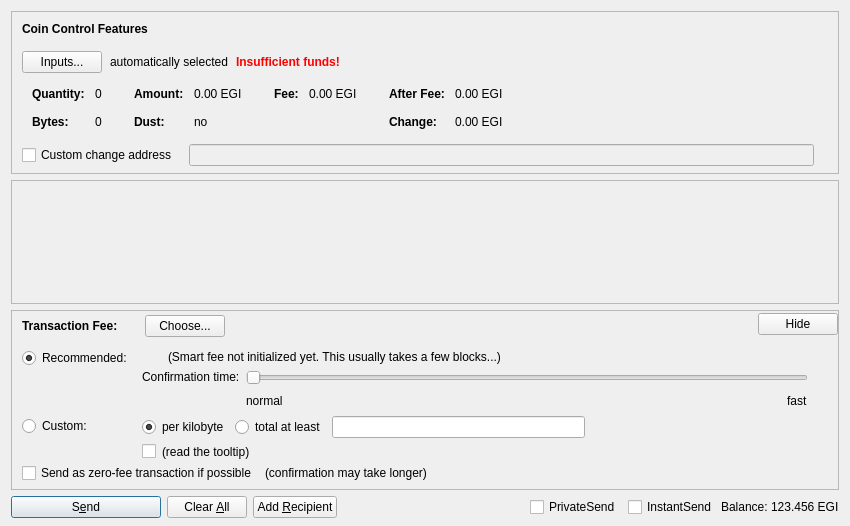
<?xml version="1.0" encoding="UTF-8"?>
<ui version="4.0">
 <class>SendCoinsDialog</class>
 <widget class="QDialog" name="SendCoinsDialog">
  <property name="geometry">
   <rect>
    <x>0</x>
    <y>0</y>
    <width>850</width>
    <height>526</height>
   </rect>
  </property>
  <property name="windowTitle">
   <string>Send Coins</string>
  </property>
  <layout class="QVBoxLayout" name="verticalLayout" stretch="0,1,0,0">
   <property name="bottomMargin">
    <number>8</number>
   </property>
   <item>
    <widget class="QFrame" name="frameCoinControl">
     <property name="sizePolicy">
      <sizepolicy hsizetype="Expanding" vsizetype="Expanding">
       <horstretch>0</horstretch>
       <verstretch>0</verstretch>
      </sizepolicy>
     </property>
     <property name="maximumSize">
      <size>
       <width>16777215</width>
       <height>16777215</height>
      </size>
     </property>
     <property name="frameShape">
      <enum>QFrame::StyledPanel</enum>
     </property>
     <property name="frameShadow">
      <enum>QFrame::Sunken</enum>
     </property>
     <layout class="QVBoxLayout" name="verticalLayoutCoinControl2">
      <property name="spacing">
       <number>0</number>
      </property>
      <property name="leftMargin">
       <number>0</number>
      </property>
      <property name="topMargin">
       <number>0</number>
      </property>
      <property name="rightMargin">
       <number>0</number>
      </property>
      <property name="bottomMargin">
       <number>6</number>
      </property>
      <item>
       <layout class="QVBoxLayout" name="verticalLayoutCoinControl" stretch="0,0,0,0,1">
        <property name="spacing">
         <number>0</number>
        </property>
        <property name="leftMargin">
         <number>10</number>
        </property>
        <property name="topMargin">
         <number>10</number>
        </property>
        <item>
         <layout class="QHBoxLayout" name="horizontalLayoutCoinControl1">
          <property name="bottomMargin">
           <number>15</number>
          </property>
          <item>
           <widget class="QLabel" name="labelCoinControlFeatures">
            <property name="sizePolicy">
             <sizepolicy hsizetype="Preferred" vsizetype="Maximum">
              <horstretch>0</horstretch>
              <verstretch>0</verstretch>
             </sizepolicy>
            </property>
            <property name="font">
             <font>
              <weight>75</weight>
              <bold>true</bold>
             </font>
            </property>
            <property name="styleSheet">
             <string notr="true">font-weight:bold;</string>
            </property>
            <property name="text">
             <string>Coin Control Features</string>
            </property>
           </widget>
          </item>
         </layout>
        </item>
        <item>
         <layout class="QHBoxLayout" name="horizontalLayoutCoinControl2" stretch="0,0,0,0">
          <property name="spacing">
           <number>8</number>
          </property>
          <property name="bottomMargin">
           <number>10</number>
          </property>
          <item>
           <widget class="QPushButton" name="pushButtonCoinControl">
            <property name="styleSheet">
             <string notr="true"/>
            </property>
            <property name="text">
             <string>Inputs...</string>
            </property>
            <property name="autoDefault">
             <bool>false</bool>
            </property>
           </widget>
          </item>
          <item>
           <widget class="QLabel" name="labelCoinControlAutomaticallySelected">
            <property name="text">
             <string>automatically selected</string>
            </property>
            <property name="margin">
             <number>5</number>
            </property>
           </widget>
          </item>
          <item>
           <widget class="QLabel" name="labelCoinControlInsuffFunds">
            <property name="font">
             <font>
              <weight>75</weight>
              <bold>true</bold>
             </font>
            </property>
            <property name="styleSheet">
             <string notr="true">color:red;font-weight:bold;</string>
            </property>
            <property name="text">
             <string>Insufficient funds!</string>
            </property>
            <property name="margin">
             <number>5</number>
            </property>
           </widget>
          </item>
          <item>
           <spacer name="horizontalSpacerCoinControl">
            <property name="orientation">
             <enum>Qt::Horizontal</enum>
            </property>
            <property name="sizeHint" stdset="0">
             <size>
              <width>40</width>
              <height>1</height>
             </size>
            </property>
           </spacer>
          </item>
         </layout>
        </item>
        <item>
         <widget class="QWidget" name="widgetCoinControl" native="true">
          <property name="sizePolicy">
           <sizepolicy hsizetype="Preferred" vsizetype="Preferred">
            <horstretch>0</horstretch>
            <verstretch>0</verstretch>
           </sizepolicy>
          </property>
          <property name="minimumSize">
           <size>
            <width>0</width>
            <height>0</height>
           </size>
          </property>
          <property name="styleSheet">
           <string notr="true"/>
          </property>
          <layout class="QHBoxLayout" name="horizontalLayoutCoinControl5">
           <property name="leftMargin">
            <number>0</number>
           </property>
           <property name="topMargin">
            <number>0</number>
           </property>
           <property name="rightMargin">
            <number>0</number>
           </property>
           <property name="bottomMargin">
            <number>0</number>
           </property>
           <item>
            <layout class="QHBoxLayout" name="horizontalLayoutCoinControl3" stretch="0,0,0,1">
             <property name="spacing">
              <number>20</number>
             </property>
             <property name="topMargin">
              <number>0</number>
             </property>
             <property name="bottomMargin">
              <number>10</number>
             </property>
             <item>
              <layout class="QFormLayout" name="formLayoutCoinControl1">
               <property name="horizontalSpacing">
                <number>10</number>
               </property>
               <property name="verticalSpacing">
                <number>14</number>
               </property>
               <property name="leftMargin">
                <number>10</number>
               </property>
               <property name="topMargin">
                <number>4</number>
               </property>
               <property name="rightMargin">
                <number>6</number>
               </property>
               <item row="0" column="0">
                <widget class="QLabel" name="labelCoinControlQuantityText">
                 <property name="font">
                  <font>
                   <weight>75</weight>
                   <bold>true</bold>
                  </font>
                 </property>
                 <property name="text">
                  <string>Quantity:</string>
                 </property>
                 <property name="margin">
                  <number>0</number>
                 </property>
                </widget>
               </item>
               <item row="0" column="1">
                <widget class="QLabel" name="labelCoinControlQuantity">
                 <property name="cursor">
                  <cursorShape>IBeamCursor</cursorShape>
                 </property>
                 <property name="contextMenuPolicy">
                  <enum>Qt::ActionsContextMenu</enum>
                 </property>
                 <property name="text">
                  <string notr="true">0</string>
                 </property>
                 <property name="margin">
                  <number>0</number>
                 </property>
                 <property name="textInteractionFlags">
                  <set>Qt::LinksAccessibleByMouse|Qt::TextSelectableByKeyboard|Qt::TextSelectableByMouse</set>
                 </property>
                </widget>
               </item>
               <item row="1" column="0">
                <widget class="QLabel" name="labelCoinControlBytesText">
                 <property name="font">
                  <font>
                   <weight>75</weight>
                   <bold>true</bold>
                  </font>
                 </property>
                 <property name="text">
                  <string>Bytes:</string>
                 </property>
                </widget>
               </item>
               <item row="1" column="1">
                <widget class="QLabel" name="labelCoinControlBytes">
                 <property name="cursor">
                  <cursorShape>IBeamCursor</cursorShape>
                 </property>
                 <property name="contextMenuPolicy">
                  <enum>Qt::ActionsContextMenu</enum>
                 </property>
                 <property name="text">
                  <string notr="true">0</string>
                 </property>
                 <property name="textInteractionFlags">
                  <set>Qt::LinksAccessibleByMouse|Qt::TextSelectableByKeyboard|Qt::TextSelectableByMouse</set>
                 </property>
                </widget>
               </item>
              </layout>
             </item>
             <item>
              <layout class="QFormLayout" name="formLayoutCoinControl2">
               <property name="horizontalSpacing">
                <number>10</number>
               </property>
               <property name="verticalSpacing">
                <number>14</number>
               </property>
               <property name="leftMargin">
                <number>6</number>
               </property>
               <property name="topMargin">
                <number>4</number>
               </property>
               <property name="rightMargin">
                <number>6</number>
               </property>
               <item row="0" column="0">
                <widget class="QLabel" name="labelCoinControlAmountText">
                 <property name="font">
                  <font>
                   <weight>75</weight>
                   <bold>true</bold>
                  </font>
                 </property>
                 <property name="text">
                  <string>Amount:</string>
                 </property>
                 <property name="margin">
                  <number>0</number>
                 </property>
                </widget>
               </item>
               <item row="0" column="1">
                <widget class="QLabel" name="labelCoinControlAmount">
                 <property name="cursor">
                  <cursorShape>IBeamCursor</cursorShape>
                 </property>
                 <property name="contextMenuPolicy">
                  <enum>Qt::ActionsContextMenu</enum>
                 </property>
                 <property name="text">
                  <string notr="true">0.00 EGI</string>
                 </property>
                 <property name="textInteractionFlags">
                  <set>Qt::LinksAccessibleByMouse|Qt::TextSelectableByKeyboard|Qt::TextSelectableByMouse</set>
                 </property>
                </widget>
               </item>
               <item row="1" column="0">
                <widget class="QLabel" name="labelCoinControlLowOutputText">
                 <property name="font">
                  <font>
                   <weight>75</weight>
                   <bold>true</bold>
                  </font>
                 </property>
                 <property name="text">
                  <string>Dust:</string>
                 </property>
                </widget>
               </item>
               <item row="1" column="1">
                <widget class="QLabel" name="labelCoinControlLowOutput">
                 <property name="cursor">
                  <cursorShape>IBeamCursor</cursorShape>
                 </property>
                 <property name="contextMenuPolicy">
                  <enum>Qt::ActionsContextMenu</enum>
                 </property>
                 <property name="text">
                  <string notr="true">no</string>
                 </property>
                 <property name="textInteractionFlags">
                  <set>Qt::LinksAccessibleByMouse|Qt::TextSelectableByKeyboard|Qt::TextSelectableByMouse</set>
                 </property>
                </widget>
               </item>
              </layout>
             </item>
             <item>
              <layout class="QFormLayout" name="formLayoutCoinControl3">
               <property name="horizontalSpacing">
                <number>10</number>
               </property>
               <property name="verticalSpacing">
                <number>14</number>
               </property>
               <property name="leftMargin">
                <number>6</number>
               </property>
               <property name="topMargin">
                <number>4</number>
               </property>
               <property name="rightMargin">
                <number>6</number>
               </property>
               <item row="0" column="0">
                <widget class="QLabel" name="labelCoinControlFeeText">
                 <property name="font">
                  <font>
                   <weight>75</weight>
                   <bold>true</bold>
                  </font>
                 </property>
                 <property name="text">
                  <string>Fee:</string>
                 </property>
                 <property name="margin">
                  <number>0</number>
                 </property>
                </widget>
               </item>
               <item row="0" column="1">
                <widget class="QLabel" name="labelCoinControlFee">
                 <property name="cursor">
                  <cursorShape>IBeamCursor</cursorShape>
                 </property>
                 <property name="contextMenuPolicy">
                  <enum>Qt::ActionsContextMenu</enum>
                 </property>
                 <property name="text">
                  <string notr="true">0.00 EGI</string>
                 </property>
                 <property name="textInteractionFlags">
                  <set>Qt::LinksAccessibleByMouse|Qt::TextSelectableByKeyboard|Qt::TextSelectableByMouse</set>
                 </property>
                </widget>
               </item>
             </layout>
             </item>
             <item>
              <layout class="QFormLayout" name="formLayoutCoinControl4">
               <property name="horizontalSpacing">
                <number>10</number>
               </property>
               <property name="verticalSpacing">
                <number>14</number>
               </property>
               <property name="leftMargin">
                <number>6</number>
               </property>
               <property name="topMargin">
                <number>4</number>
               </property>
               <property name="rightMargin">
                <number>6</number>
               </property>
               <item row="0" column="0">
                <widget class="QLabel" name="labelCoinControlAfterFeeText">
                 <property name="font">
                  <font>
                   <weight>75</weight>
                   <bold>true</bold>
                  </font>
                 </property>
                 <property name="text">
                  <string>After Fee:</string>
                 </property>
                 <property name="margin">
                  <number>0</number>
                 </property>
                </widget>
               </item>
               <item row="0" column="1">
                <widget class="QLabel" name="labelCoinControlAfterFee">
                 <property name="cursor">
                  <cursorShape>IBeamCursor</cursorShape>
                 </property>
                 <property name="contextMenuPolicy">
                  <enum>Qt::ActionsContextMenu</enum>
                 </property>
                 <property name="text">
                  <string notr="true">0.00 EGI</string>
                 </property>
                 <property name="textInteractionFlags">
                  <set>Qt::LinksAccessibleByMouse|Qt::TextSelectableByKeyboard|Qt::TextSelectableByMouse</set>
                 </property>
                </widget>
               </item>
               <item row="1" column="0">
                <widget class="QLabel" name="labelCoinControlChangeText">
                 <property name="font">
                  <font>
                   <weight>75</weight>
                   <bold>true</bold>
                  </font>
                 </property>
                 <property name="text">
                  <string>Change:</string>
                 </property>
                </widget>
               </item>
               <item row="1" column="1">
                <widget class="QLabel" name="labelCoinControlChange">
                 <property name="cursor">
                  <cursorShape>IBeamCursor</cursorShape>
                 </property>
                 <property name="contextMenuPolicy">
                  <enum>Qt::ActionsContextMenu</enum>
                 </property>
                 <property name="text">
                  <string notr="true">0.00 EGI</string>
                 </property>
                 <property name="textInteractionFlags">
                  <set>Qt::LinksAccessibleByMouse|Qt::TextSelectableByKeyboard|Qt::TextSelectableByMouse</set>
                 </property>
                </widget>
               </item>
              </layout>
             </item>
            </layout>
           </item>
          </layout>
         </widget>
        </item>
        <item>
         <layout class="QHBoxLayout" name="horizontalLayoutCoinControl4" stretch="0,0,0">
          <property name="spacing">
           <number>12</number>
          </property>
          <property name="sizeConstraint">
           <enum>QLayout::SetDefaultConstraint</enum>
          </property>
          <property name="topMargin">
           <number>5</number>
          </property>
          <property name="rightMargin">
           <number>5</number>
          </property>
          <item>
           <widget class="QCheckBox" name="checkBoxCoinControlChange">
            <property name="toolTip">
             <string>If this is activated, but the change address is empty or invalid, change will be sent to a newly generated address.</string>
            </property>
            <property name="text">
             <string>Custom change address</string>
            </property>
           </widget>
          </item>
          <item>
           <widget class="QValidatedLineEdit" name="lineEditCoinControlChange">
            <property name="enabled">
             <bool>false</bool>
            </property>
            <property name="sizePolicy">
             <sizepolicy hsizetype="Expanding" vsizetype="Fixed">
              <horstretch>0</horstretch>
              <verstretch>0</verstretch>
             </sizepolicy>
            </property>
           </widget>
          </item>
          <item>
           <widget class="QLabel" name="labelCoinControlChangeLabel">
            <property name="sizePolicy">
             <sizepolicy hsizetype="Preferred" vsizetype="Expanding">
              <horstretch>0</horstretch>
              <verstretch>0</verstretch>
             </sizepolicy>
            </property>
            <property name="minimumSize">
             <size>
              <width>0</width>
              <height>0</height>
             </size>
            </property>
            <property name="text">
             <string/>
            </property>
            <property name="margin">
             <number>3</number>
            </property>
           </widget>
          </item>
         </layout>
        </item>
        <item>
         <spacer name="verticalSpacerCoinControl">
          <property name="orientation">
           <enum>Qt::Vertical</enum>
          </property>
          <property name="sizeHint" stdset="0">
           <size>
            <width>800</width>
            <height>1</height>
           </size>
          </property>
         </spacer>
        </item>
       </layout>
      </item>
     </layout>
    </widget>
   </item>
   <item>
    <widget class="QScrollArea" name="scrollArea">
     <property name="widgetResizable">
      <bool>true</bool>
     </property>
     <widget class="QWidget" name="scrollAreaWidgetContents">
      <property name="geometry">
       <rect>
        <x>0</x>
        <y>0</y>
        <width>830</width>
        <height>69</height>
       </rect>
      </property>
      <layout class="QVBoxLayout" name="verticalLayout_2" stretch="0,1">
       <property name="leftMargin">
        <number>0</number>
       </property>
       <property name="topMargin">
        <number>0</number>
       </property>
       <property name="rightMargin">
        <number>0</number>
       </property>
       <property name="bottomMargin">
        <number>0</number>
       </property>
       <item>
        <layout class="QVBoxLayout" name="entries">
         <property name="spacing">
          <number>6</number>
         </property>
        </layout>
       </item>
       <item>
        <spacer name="verticalSpacer">
         <property name="orientation">
          <enum>Qt::Vertical</enum>
         </property>
         <property name="sizeHint" stdset="0">
          <size>
           <width>20</width>
           <height>40</height>
          </size>
         </property>
        </spacer>
       </item>
      </layout>
     </widget>
    </widget>
   </item>
   <item>
    <widget class="QFrame" name="frameFee">
     <property name="sizePolicy">
      <sizepolicy hsizetype="Expanding" vsizetype="Expanding">
       <horstretch>0</horstretch>
       <verstretch>0</verstretch>
      </sizepolicy>
     </property>
     <property name="maximumSize">
      <size>
       <width>16777215</width>
       <height>16777215</height>
      </size>
     </property>
     <property name="frameShape">
      <enum>QFrame::StyledPanel</enum>
     </property>
     <property name="frameShadow">
      <enum>QFrame::Sunken</enum>
     </property>
     <layout class="QVBoxLayout" name="verticalLayoutFee1">
      <property name="spacing">
       <number>0</number>
      </property>
      <property name="leftMargin">
       <number>0</number>
      </property>
      <property name="topMargin">
       <number>0</number>
      </property>
      <property name="rightMargin">
       <number>0</number>
      </property>
      <property name="bottomMargin">
       <number>0</number>
      </property>
      <item>
       <layout class="QVBoxLayout" name="verticalLayoutFee2" stretch="0,0,0">
        <property name="spacing">
         <number>0</number>
        </property>
        <property name="leftMargin">
         <number>10</number>
        </property>
        <property name="topMargin">
         <number>0</number>
        </property>
        <item>
         <layout class="QHBoxLayout" name="horizontalLayoutFee1">
          <property name="bottomMargin">
           <number>0</number>
          </property>
          <item>
           <layout class="QVBoxLayout" name="verticalLayoutFee7">
            <property name="spacing">
             <number>0</number>
            </property>
            <item>
             <spacer name="verticalSpacerSmartFee">
              <property name="orientation">
               <enum>Qt::Vertical</enum>
              </property>
              <property name="sizeType">
               <enum>QSizePolicy::Fixed</enum>
              </property>
              <property name="sizeHint" stdset="0">
               <size>
                <width>1</width>
                <height>4</height>
               </size>
              </property>
             </spacer>
            </item>
            <item>
             <layout class="QHBoxLayout" name="horizontalLayoutSmartFee">
              <property name="spacing">
               <number>10</number>
              </property>
              <item>
               <widget class="QLabel" name="labelFeeHeadline">
                <property name="sizePolicy">
                 <sizepolicy hsizetype="Preferred" vsizetype="Maximum">
                  <horstretch>0</horstretch>
                  <verstretch>0</verstretch>
                 </sizepolicy>
                </property>
                <property name="font">
                 <font>
                  <weight>75</weight>
                  <bold>true</bold>
                 </font>
                </property>
                <property name="styleSheet">
                 <string notr="true">font-weight:bold;</string>
                </property>
                <property name="text">
                 <string>Transaction Fee:</string>
                </property>
               </widget>
              </item>
              <item>
               <widget class="QLabel" name="labelFeeMinimized">
                <property name="text">
                 <string/>
                </property>
               </widget>
              </item>
              <item>
               <widget class="QPushButton" name="buttonChooseFee">
                <property name="text">
                 <string>Choose...</string>
                </property>
               </widget>
              </item>
             </layout>
            </item>
            <item>
             <spacer name="verticalSpacer_5">
              <property name="orientation">
               <enum>Qt::Vertical</enum>
              </property>
              <property name="sizeHint" stdset="0">
               <size>
                <width>1</width>
                <height>1</height>
               </size>
              </property>
             </spacer>
            </item>
           </layout>
          </item>
          <item>
           <spacer name="horizontalSpacer_4">
            <property name="orientation">
             <enum>Qt::Horizontal</enum>
            </property>
            <property name="sizeHint" stdset="0">
             <size>
              <width>40</width>
              <height>20</height>
             </size>
            </property>
           </spacer>
          </item>
          <item>
           <widget class="QPushButton" name="buttonMinimizeFee">
            <property name="toolTip">
             <string>collapse fee-settings</string>
            </property>
            <property name="text">
             <string>Hide</string>
            </property>
           </widget>
          </item>
         </layout>
        </item>
        <item>
         <widget class="QFrame" name="frameFeeSelection">
          <layout class="QVBoxLayout" name="verticalLayoutFee12">
           <property name="spacing">
            <number>0</number>
           </property>
           <property name="leftMargin">
            <number>0</number>
           </property>
           <property name="topMargin">
            <number>0</number>
           </property>
           <property name="rightMargin">
            <number>0</number>
           </property>
           <property name="bottomMargin">
            <number>0</number>
           </property>
           <item>
            <layout class="QGridLayout" name="gridLayoutFee">
             <property name="topMargin">
              <number>10</number>
             </property>
             <property name="bottomMargin">
              <number>4</number>
             </property>
             <property name="horizontalSpacing">
              <number>10</number>
             </property>
             <property name="verticalSpacing">
              <number>4</number>
             </property>
             <item row="1" column="1">
              <layout class="QVBoxLayout" name="verticalLayoutFee8">
               <property name="spacing">
                <number>6</number>
               </property>
               <item>
                <layout class="QHBoxLayout" name="horizontalLayoutFee13">
                 <item>
                  <widget class="QRadioButton" name="radioCustomPerKilobyte">
                   <property name="toolTip">
                    <string>If the custom fee is set to 1000 duffs and the transaction is only 250 bytes, then &quot;per kilobyte&quot; only pays 250 duffs in fee,&lt;br /&gt;while &quot;at least&quot; pays 1000 duffs. For transactions bigger than a kilobyte both pay by kilobyte.</string>
                   </property>
                   <property name="text">
                    <string>per kilobyte</string>
                   </property>
                   <property name="checked">
                    <bool>true</bool>
                   </property>
                   <attribute name="buttonGroup">
                    <string notr="true">groupCustomFee</string>
                   </attribute>
                  </widget>
                 </item>
                 <item>
                  <widget class="QRadioButton" name="radioCustomAtLeast">
                   <property name="toolTip">
                    <string>If the custom fee is set to 1000 duffs and the transaction is only 250 bytes, then &quot;per kilobyte&quot; only pays 250 duffs in fee,&lt;br /&gt;while &quot;total at least&quot; pays 1000 duffs. For transactions bigger than a kilobyte both pay by kilobyte.</string>
                   </property>
                   <property name="text">
                    <string>total at least</string>
                   </property>
                   <attribute name="buttonGroup">
                    <string notr="true">groupCustomFee</string>
                   </attribute>
                  </widget>
                 </item>
                 <item>
                  <widget class="BitcoinAmountField" name="customFee"/>
                 </item>
                 <item>
                  <spacer name="horizontalSpacer_6">
                   <property name="orientation">
                    <enum>Qt::Horizontal</enum>
                   </property>
                   <property name="sizeHint" stdset="0">
                    <size>
                     <width>1</width>
                     <height>1</height>
                    </size>
                   </property>
                  </spacer>
                 </item>
                </layout>
               </item>
               <item>
                <layout class="QHBoxLayout" name="horizontalLayoutFee8">
                 <item>
                  <widget class="QCheckBox" name="checkBoxMinimumFee">
                   <property name="toolTip">
                    <string>Paying only the minimum fee is just fine as long as there is less transaction volume than space in the blocks.&lt;br /&gt;But be aware that this can end up in a never confirming transaction once there is more demand for energi transactions than the network can process.</string>
                   </property>
                   <property name="text">
                    <string/>
                   </property>
                  </widget>
                 </item>
                 <item>
                  <widget class="QLabel" name="labelMinFeeWarning">
                   <property name="enabled">
                    <bool>true</bool>
                   </property>
                   <property name="toolTip">
                    <string>Paying only the minimum fee is just fine as long as there is less transaction volume than space in the blocks.&lt;br /&gt;But be aware that this can end up in a never confirming transaction once there is more demand for energi transactions than the network can process.</string>
                   </property>
                   <property name="text">
                    <string>(read the tooltip)</string>
                   </property>
                   <property name="margin">
                    <number>5</number>
                   </property>
                  </widget>
                 </item>
                 <item>
                  <spacer name="horizontalSpacer_2">
                   <property name="orientation">
                    <enum>Qt::Horizontal</enum>
                   </property>
                   <property name="sizeHint" stdset="0">
                    <size>
                     <width>1</width>
                     <height>1</height>
                    </size>
                   </property>
                  </spacer>
                 </item>
                </layout>
               </item>
              </layout>
             </item>
             <item row="0" column="0">
              <layout class="QVBoxLayout" name="verticalLayoutFee4" stretch="0,1">
               <item>
                <widget class="QRadioButton" name="radioSmartFee">
                 <property name="text">
                  <string>Recommended:</string>
                 </property>
                 <property name="checked">
                  <bool>true</bool>
                 </property>
                 <attribute name="buttonGroup">
                  <string notr="true">groupFee</string>
                 </attribute>
                </widget>
               </item>
               <item>
                <spacer name="verticalSpacer_2">
                 <property name="orientation">
                  <enum>Qt::Vertical</enum>
                 </property>
                 <property name="sizeHint" stdset="0">
                  <size>
                   <width>1</width>
                   <height>1</height>
                  </size>
                 </property>
                </spacer>
               </item>
              </layout>
             </item>
             <item row="1" column="0">
              <layout class="QVBoxLayout" name="verticalLayoutFee9" stretch="0,1">
               <item>
                <widget class="QRadioButton" name="radioCustomFee">
                 <property name="text">
                  <string>Custom:</string>
                 </property>
                 <attribute name="buttonGroup">
                  <string notr="true">groupFee</string>
                 </attribute>
                </widget>
               </item>
               <item>
                <spacer name="verticalSpacer_6">
                 <property name="orientation">
                  <enum>Qt::Vertical</enum>
                 </property>
                 <property name="sizeHint" stdset="0">
                  <size>
                   <width>1</width>
                   <height>1</height>
                  </size>
                 </property>
                </spacer>
               </item>
              </layout>
             </item>
             <item row="0" column="1">
              <layout class="QVBoxLayout" name="verticalLayoutFee3" stretch="0,0,1">
               <property name="spacing">
                <number>6</number>
               </property>
               <property name="topMargin">
                <number>2</number>
               </property>
               <item>
                <layout class="QHBoxLayout" name="horizontalLayoutFee12">
                 <item>
                  <widget class="QLabel" name="labelSmartFee">
                   <property name="text">
                    <string/>
                   </property>
                   <property name="margin">
                    <number>2</number>
                   </property>
                  </widget>
                 </item>
                 <item>
                  <widget class="QLabel" name="labelFeeEstimation">
                   <property name="text">
                    <string/>
                   </property>
                  </widget>
                 </item>
                 <item>
                  <widget class="QLabel" name="labelSmartFee2">
                   <property name="text">
                    <string>(Smart fee not initialized yet. This usually takes a few blocks...)</string>
                   </property>
                   <property name="margin">
                    <number>2</number>
                   </property>
                  </widget>
                 </item>
                 <item>
                  <spacer name="horizontalSpacer_5">
                   <property name="orientation">
                    <enum>Qt::Horizontal</enum>
                   </property>
                   <property name="sizeHint" stdset="0">
                    <size>
                     <width>1</width>
                     <height>1</height>
                    </size>
                   </property>
                  </spacer>
                 </item>
                </layout>
               </item>
               <item>
                <layout class="QHBoxLayout" name="horizontalLayoutFee9">
                 <item>
                  <layout class="QVBoxLayout" name="verticalLayoutFee6">
                   <item>
                    <widget class="QLabel" name="labelSmartFee3">
                     <property name="text">
                      <string>Confirmation time:</string>
                     </property>
                     <property name="margin">
                      <number>2</number>
                     </property>
                    </widget>
                   </item>
                   <item>
                    <spacer name="verticalSpacer_3">
                     <property name="orientation">
                      <enum>Qt::Vertical</enum>
                     </property>
                     <property name="sizeHint" stdset="0">
                      <size>
                       <width>1</width>
                       <height>1</height>
                      </size>
                     </property>
                    </spacer>
                   </item>
                  </layout>
                 </item>
                 <item>
                  <layout class="QVBoxLayout" name="verticalLayoutFee5">
                   <property name="rightMargin">
                    <number>30</number>
                   </property>
                   <item>
                    <widget class="QSlider" name="sliderSmartFee">
                     <property name="minimum">
                      <number>0</number>
                     </property>
                     <property name="maximum">
                      <number>24</number>
                     </property>
                     <property name="pageStep">
                      <number>1</number>
                     </property>
                     <property name="value">
                      <number>0</number>
                     </property>
                     <property name="orientation">
                      <enum>Qt::Horizontal</enum>
                     </property>
                     <property name="invertedAppearance">
                      <bool>false</bool>
                     </property>
                     <property name="invertedControls">
                      <bool>false</bool>
                     </property>
                     <property name="tickPosition">
                      <enum>QSlider::NoTicks</enum>
                     </property>
                    </widget>
                   </item>
                   <item>
                    <layout class="QHBoxLayout" name="horizontalLayoutFee10">
                     <item>
                      <widget class="QLabel" name="labelSmartFeeNormal">
                       <property name="text">
                        <string>normal</string>
                       </property>
                      </widget>
                     </item>
                     <item>
                      <spacer name="horizontalSpacer_3">
                       <property name="orientation">
                        <enum>Qt::Horizontal</enum>
                       </property>
                       <property name="sizeHint" stdset="0">
                        <size>
                         <width>40</width>
                         <height>20</height>
                        </size>
                       </property>
                      </spacer>
                     </item>
                     <item>
                      <widget class="QLabel" name="labelSmartFeeFast">
                       <property name="text">
                        <string>fast</string>
                       </property>
                      </widget>
                     </item>
                    </layout>
                   </item>
                  </layout>
                 </item>
                </layout>
               </item>
               <item>
                <spacer name="verticalSpacer_4">
                 <property name="orientation">
                  <enum>Qt::Vertical</enum>
                 </property>
                 <property name="sizeHint" stdset="0">
                  <size>
                   <width>1</width>
                   <height>1</height>
                  </size>
                 </property>
                </spacer>
               </item>
              </layout>
             </item>
            </layout>
           </item>
           <item>
            <layout class="QHBoxLayout" name="horizontalLayoutFee5" stretch="0,0,0">
             <property name="spacing">
              <number>8</number>
             </property>
             <property name="bottomMargin">
              <number>4</number>
             </property>
             <item>
              <widget class="QCheckBox" name="checkBoxFreeTx">
               <property name="text">
                <string>Send as zero-fee transaction if possible</string>
               </property>
              </widget>
             </item>
             <item>
              <widget class="QLabel" name="labelFreeTx">
               <property name="text">
                <string>(confirmation may take longer)</string>
               </property>
               <property name="margin">
                <number>5</number>
               </property>
              </widget>
             </item>
             <item>
              <spacer name="horizontalSpacerFee5">
               <property name="orientation">
                <enum>Qt::Horizontal</enum>
               </property>
               <property name="sizeHint" stdset="0">
                <size>
                 <width>1</width>
                 <height>1</height>
                </size>
               </property>
              </spacer>
             </item>
            </layout>
           </item>
           <item>
            <spacer name="verticalSpacerFee2">
             <property name="orientation">
              <enum>Qt::Vertical</enum>
             </property>
             <property name="sizeHint" stdset="0">
              <size>
               <width>1</width>
               <height>1</height>
              </size>
             </property>
            </spacer>
           </item>
          </layout>
         </widget>
        </item>
        <item>
         <spacer name="verticalSpacerFee">
          <property name="orientation">
           <enum>Qt::Vertical</enum>
          </property>
          <property name="sizeHint" stdset="0">
           <size>
            <width>800</width>
            <height>1</height>
           </size>
          </property>
         </spacer>
        </item>
       </layout>
      </item>
     </layout>
    </widget>
   </item>
   <item>
    <layout class="QHBoxLayout" name="horizontalLayout">
     <item>
      <widget class="QPushButton" name="sendButton">
       <property name="minimumSize">
        <size>
         <width>150</width>
         <height>0</height>
        </size>
       </property>
       <property name="toolTip">
        <string>Confirm the send action</string>
       </property>
       <property name="text">
        <string>S&amp;end</string>
       </property>
       <property name="autoDefault">
        <bool>false</bool>
       </property>
       <property name="default">
        <bool>true</bool>
       </property>
      </widget>
     </item>
     <item>
      <widget class="QPushButton" name="clearButton">
       <property name="sizePolicy">
        <sizepolicy hsizetype="Minimum" vsizetype="Fixed">
         <horstretch>0</horstretch>
         <verstretch>0</verstretch>
        </sizepolicy>
       </property>
       <property name="toolTip">
        <string>Clear all fields of the form.</string>
       </property>
       <property name="text">
        <string>Clear &amp;All</string>
       </property>
       <property name="autoDefault">
        <bool>false</bool>
       </property>
      </widget>
     </item>
     <item>
      <widget class="QPushButton" name="addButton">
       <property name="toolTip">
        <string>Send to multiple recipients at once</string>
       </property>
       <property name="text">
        <string>Add &amp;Recipient</string>
       </property>
       <property name="autoDefault">
        <bool>false</bool>
       </property>
      </widget>
     </item>
     <item>
      <spacer name="horizontalSpacer">
       <property name="orientation">
        <enum>Qt::Horizontal</enum>
       </property>
       <property name="sizeHint" stdset="0">
        <size>
         <width>40</width>
         <height>20</height>
        </size>
       </property>
      </spacer>
     </item>
     <item>
      <layout class="QHBoxLayout" name="horizontalLayout_2">
       <property name="spacing">
        <number>3</number>
       </property>
       <item>
        <widget class="QCheckBox" name="checkUsePrivateSend">
         <property name="minimumSize">
          <size>
           <width>95</width>
           <height>0</height>
          </size>
         </property>
         <property name="text">
          <string>PrivateSend</string>
         </property>
         <property name="checked">
          <bool>false</bool>
         </property>
        </widget>
       </item>
       <item>
        <widget class="QCheckBox" name="checkUseInstantSend">
         <property name="enabled">
          <bool>true</bool>
         </property>
         <property name="minimumSize">
          <size>
           <width>85</width>
           <height>0</height>
          </size>
         </property>
         <property name="text">
          <string>InstantSend</string>
         </property>
        </widget>
       </item>
       <item>
        <widget class="QLabel" name="label">
         <property name="text">
          <string>Balance:</string>
         </property>
        </widget>
       </item>
       <item>
        <widget class="QLabel" name="labelBalance">
         <property name="sizePolicy">
          <sizepolicy hsizetype="Preferred" vsizetype="Fixed">
           <horstretch>0</horstretch>
           <verstretch>0</verstretch>
          </sizepolicy>
         </property>
         <property name="cursor">
          <cursorShape>IBeamCursor</cursorShape>
         </property>
         <property name="text">
          <string notr="true">123.456 EGI</string>
         </property>
         <property name="textInteractionFlags">
          <set>Qt::LinksAccessibleByMouse|Qt::TextSelectableByKeyboard|Qt::TextSelectableByMouse</set>
         </property>
        </widget>
       </item>
      </layout>
     </item>
    </layout>
   </item>
  </layout>
 </widget>
 <customwidgets>
  <customwidget>
   <class>QValidatedLineEdit</class>
   <extends>QLineEdit</extends>
   <header>qvalidatedlineedit.h</header>
  </customwidget>
  <customwidget>
   <class>BitcoinAmountField</class>
   <extends>QLineEdit</extends>
   <header>bitcoinamountfield.h</header>
   <container>1</container>
  </customwidget>
 </customwidgets>
 <resources>
  <include location="../energi.qrc"/>
 </resources>
 <connections/>
 <buttongroups>
  <buttongroup name="groupCustomFee"/>
  <buttongroup name="groupFee"/>
 </buttongroups>
</ui>
